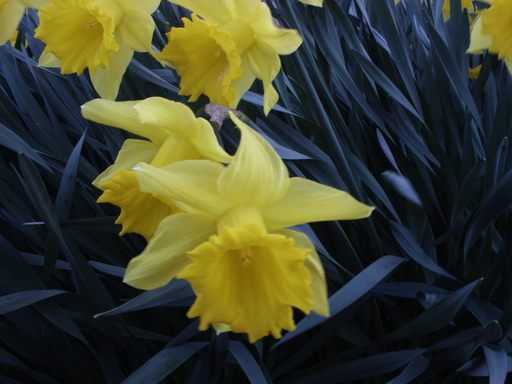
#> input picture Img/2.bmp, 512 x 384 px, found by its file name
$ python op_cv2_clean.py
#> lines starting #> are read from the running program, lines starting #| are printed output that depends on the picture
import cv2
import os
import numpy as np
from scipy.ndimage import zoom

archivo = 'op_cv2_clean.py'
ruta_actual = os.path.abspath(__file__)
ruta_actual = ruta_actual[:-len(archivo)]
carpeta_img = ruta_actual+"\Img\ "
carpeta_cif = ruta_actual+"\ImgCif\ "
carpeta_save = ruta_actual+"\ImgYCbCr\ "
img_pull = carpeta_img[:-1]+'2.bmp'
img = cv2.imread(img_pull, cv2.IMREAD_COLOR)
#> img is the input picture: shape (384, 512, 3); mean B, G, R 45, 67.6, 64.2
img = cv2.resize(img, (640, 480), interpolation=cv2.INTER_AREA)
#> img: shape (480, 640, 3)
b, g, r = cv2.split(img)
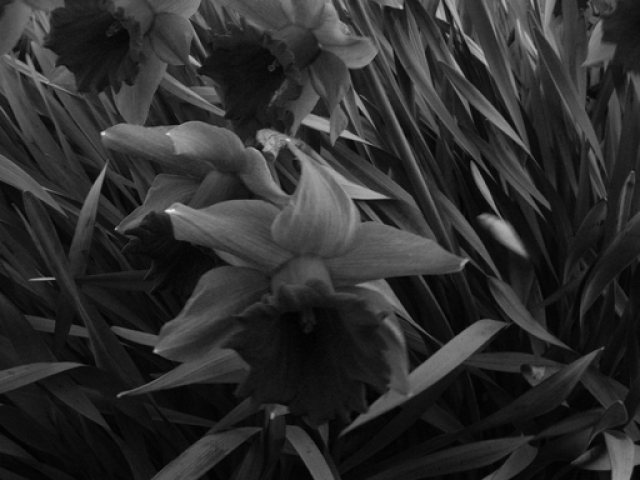
#> b: shape (480, 640); min 0, max 236, mean 45.1
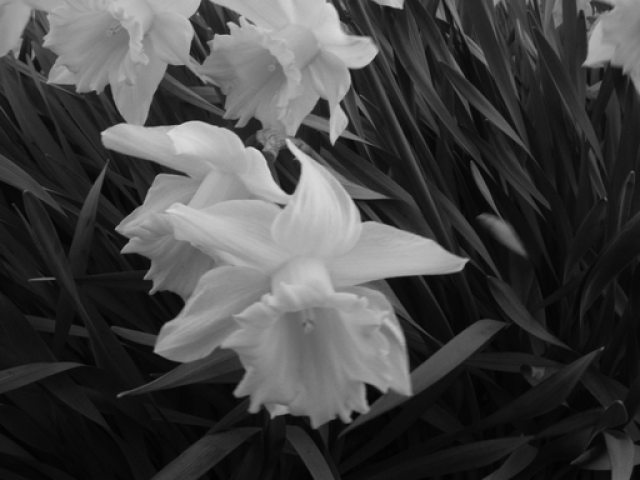
#> g: shape (480, 640); min 1, max 218, mean 67.7
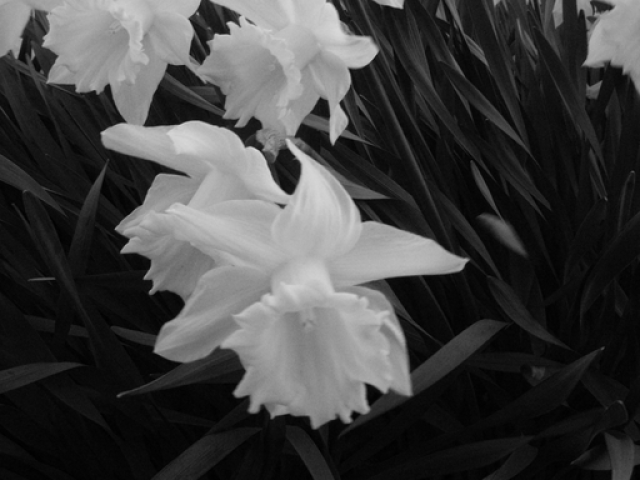
#> r: shape (480, 640); min 0, max 218, mean 64.3
img_yuv = cv2.cvtColor(img, cv2.COLOR_BGR2YCrCb)
#> img_yuv: shape (480, 640, 3); mean of channels 0, 1, 2 64.1, 128.1, 117.3
y, cb, cr = cv2.split(img_yuv)
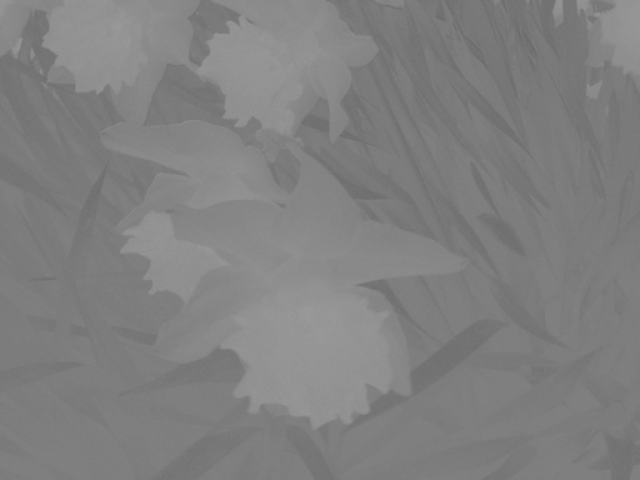
#> cb: shape (480, 640); min 107, max 154, mean 128.1
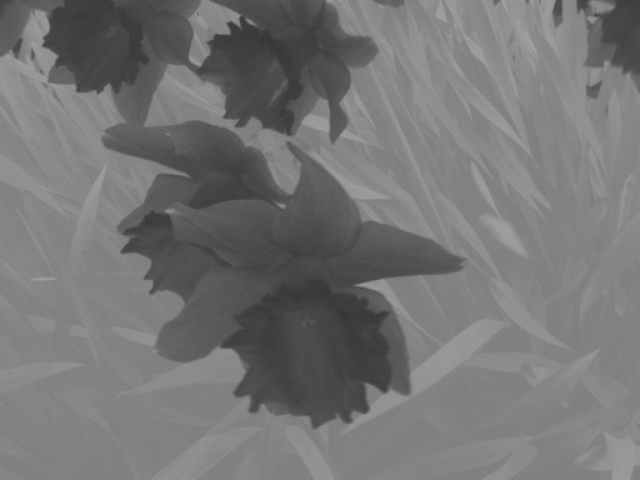
#> cr: shape (480, 640); min 52, max 161, mean 117.3

# Redimensionar la componente Cb
cb_resized = cv2.resize(cb, (128, 128), interpolation=cv2.INTER_CUBIC)
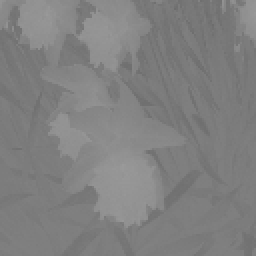
#> cb_resized: shape (128, 128) (shown 2 times larger); min 109, max 154, mean 128.2
# Aplicar antialiasing
cb_resized_smooth = cv2.GaussianBlur(cb_resized, (3, 3), 0)
# Guardar la imagen resultante
cv2.imwrite(carpeta_save[:-1]+"\componente-cb-resized.bmp", cb_resized_smooth)

# Redimensionar la componente Cr
cr_resized = cv2.resize(cb_resized_smooth, (640, 480),
                        interpolation=cv2.INTER_LANCZOS4)
# Aplicar GaussianBlur
cr_resized_smooth = cv2.GaussianBlur(cr_resized, (3, 3), 0)
# Guardar la imagen resultante
cv2.imwrite(carpeta_save[:-1]+"\componente-cr-resized.bmp", cr_resized_smooth)

# Guardar Imágenes
cv2.imwrite(carpeta_save[:-1]+"\componente-y.bmp", y)
cv2.imwrite(carpeta_save[:-1]+"\componente-cb.bmp", cb)
cv2.imwrite(carpeta_save[:-1]+"\componente-cr.bmp", cr)

$ run again, with Img/1.bmp copied over Img/2.bmp
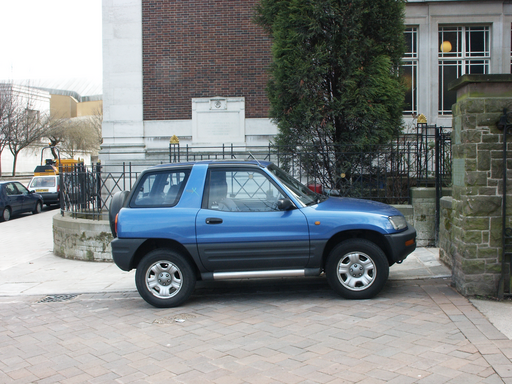
#> input picture Img/1.bmp, 512 x 384 px, found by its file name
#> img is the input picture: shape (384, 512, 3); mean B, G, R 133.7, 132.8, 128.1
#> img: shape (480, 640, 3)
#> img_yuv: shape (480, 640, 3); mean of channels 0, 1, 2 131.6, 125.6, 129.3
#> `y, cb, cr = cv2.split(img_yuv)`:
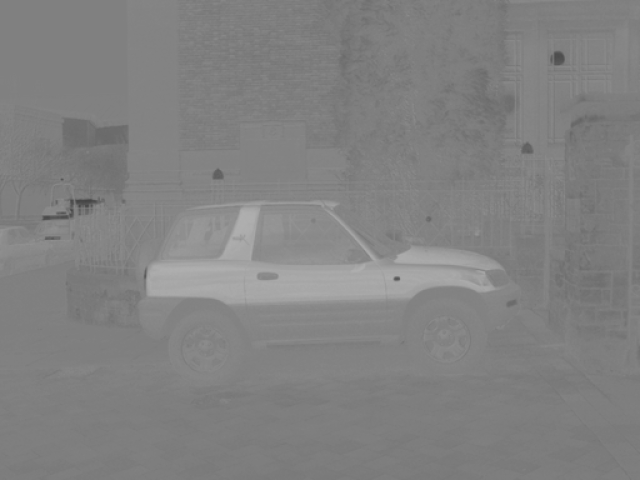
#> cr: shape (480, 640); min 69, max 176, mean 129.3
#> `cb_resized = cv2.resize(cb, (128, 128), interpolation=cv2.INTER_CUBIC)`:
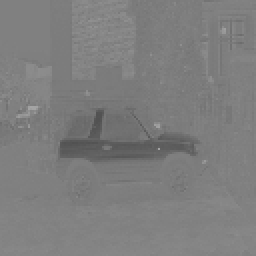
#> cb_resized: shape (128, 128) (shown 2 times larger); min 81, max 165, mean 125.6

$ run again, with Img/3.bmp copied over Img/2.bmp
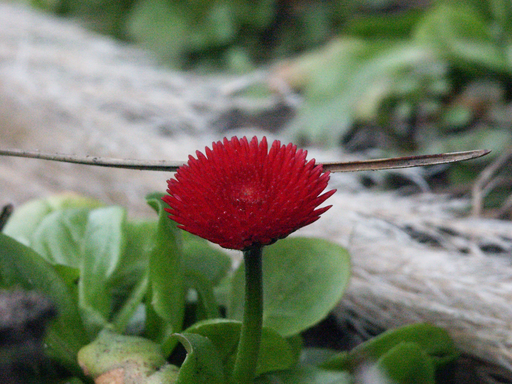
#> input picture Img/3.bmp, 512 x 384 px, found by its file name
#> img is the input picture: shape (384, 512, 3); mean B, G, R 100.3, 119.1, 115.1
#> img: shape (480, 640, 3)
#> img_yuv: shape (480, 640, 3); mean of channels 0, 1, 2 115.9, 127.5, 119.3
#> `y, cb, cr = cv2.split(img_yuv)`:
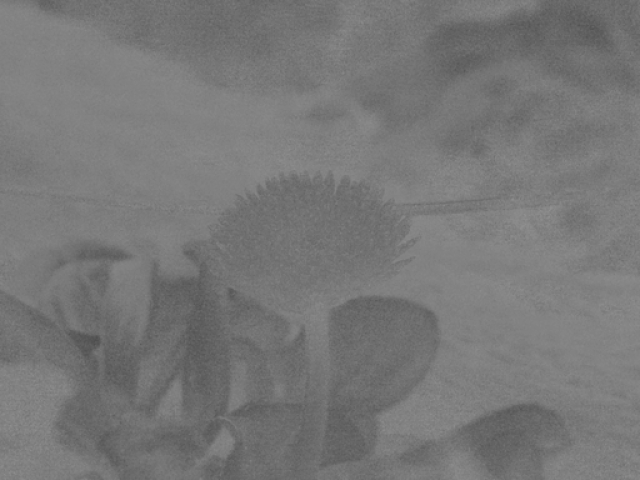
#> cr: shape (480, 640); min 78, max 144, mean 119.3
#> `cb_resized = cv2.resize(cb, (128, 128), interpolation=cv2.INTER_CUBIC)`:
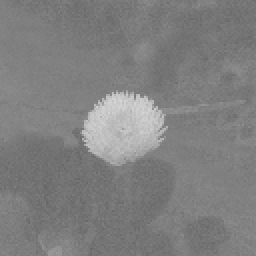
#> cb_resized: shape (128, 128) (shown 2 times larger); min 101, max 214, mean 127.5
